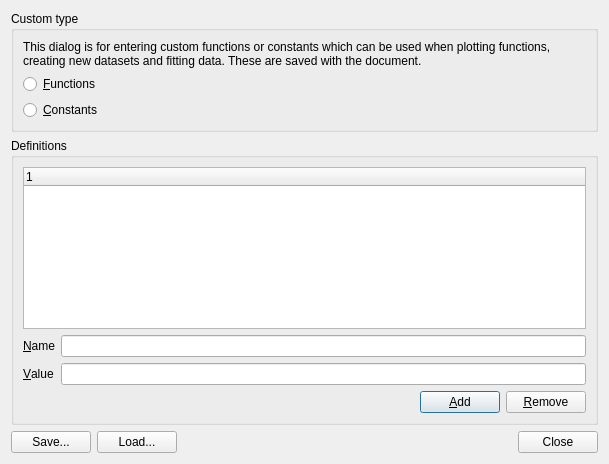
<?xml version="1.0" encoding="UTF-8"?>
<ui version="4.0">
 <class>CustomDialog</class>
 <widget class="QDialog" name="CustomDialog">
  <property name="geometry">
   <rect>
    <x>0</x>
    <y>0</y>
    <width>609</width>
    <height>464</height>
   </rect>
  </property>
  <property name="windowTitle">
   <string>Custom definitions</string>
  </property>
  <layout class="QVBoxLayout" name="verticalLayout_2">
   <item>
    <widget class="QGroupBox" name="groupBox_2">
     <property name="title">
      <string>Custom type</string>
     </property>
     <layout class="QVBoxLayout" name="verticalLayout">
      <item>
       <widget class="QLabel" name="label">
        <property name="text">
         <string>This dialog is for entering custom functions or constants which can be used when plotting functions, creating new datasets and fitting data. These are saved with the document.</string>
        </property>
        <property name="wordWrap">
         <bool>true</bool>
        </property>
       </widget>
      </item>
      <item>
       <widget class="QRadioButton" name="functionsRadio">
        <property name="toolTip">
         <string>Edit function definitions</string>
        </property>
        <property name="text">
         <string>&amp;Functions</string>
        </property>
       </widget>
      </item>
      <item>
       <widget class="QRadioButton" name="constantsRadio">
        <property name="toolTip">
         <string>Edit constant definitions</string>
        </property>
        <property name="text">
         <string>&amp;Constants</string>
        </property>
       </widget>
      </item>
     </layout>
    </widget>
   </item>
   <item>
    <widget class="QGroupBox" name="groupBox">
     <property name="title">
      <string>Definitions</string>
     </property>
     <layout class="QVBoxLayout" name="verticalLayout_3">
      <item>
       <widget class="QTreeWidget" name="definitionTree">
        <property name="rootIsDecorated">
         <bool>false</bool>
        </property>
        <column>
         <property name="text">
          <string notr="true">1</string>
         </property>
        </column>
       </widget>
      </item>
      <item>
       <layout class="QGridLayout" name="gridLayout">
        <item row="0" column="0">
         <widget class="QLabel" name="label_3">
          <property name="text">
           <string>&amp;Name</string>
          </property>
          <property name="buddy">
           <cstring>nameEdit</cstring>
          </property>
         </widget>
        </item>
        <item row="0" column="1">
         <widget class="QLineEdit" name="nameEdit">
          <property name="toolTip">
           <string>Enter a name for a constant or name and arguments for a function, e.g., func(x,y)</string>
          </property>
         </widget>
        </item>
        <item row="1" column="0">
         <widget class="QLabel" name="label_2">
          <property name="text">
           <string>&amp;Value</string>
          </property>
          <property name="buddy">
           <cstring>definitionEdit</cstring>
          </property>
         </widget>
        </item>
        <item row="1" column="1">
         <widget class="QLineEdit" name="definitionEdit">
          <property name="toolTip">
           <string>Enter a value for a constant or expression for a function</string>
          </property>
         </widget>
        </item>
       </layout>
      </item>
      <item>
       <layout class="QHBoxLayout" name="horizontalLayout">
        <item>
         <spacer name="horizontalSpacer">
          <property name="orientation">
           <enum>Qt::Horizontal</enum>
          </property>
          <property name="sizeHint" stdset="0">
           <size>
            <width>40</width>
            <height>20</height>
           </size>
          </property>
         </spacer>
        </item>
        <item>
         <widget class="QPushButton" name="addButton">
          <property name="text">
           <string>&amp;Add</string>
          </property>
         </widget>
        </item>
        <item>
         <widget class="QPushButton" name="removeButton">
          <property name="text">
           <string>&amp;Remove</string>
          </property>
         </widget>
        </item>
       </layout>
      </item>
     </layout>
    </widget>
   </item>
   <item>
    <layout class="QHBoxLayout" name="horizontalLayout_2">
     <item>
      <widget class="QPushButton" name="saveButton">
       <property name="toolTip">
        <string>Save definitions to a vsz script file</string>
       </property>
       <property name="text">
        <string>Save...</string>
       </property>
      </widget>
     </item>
     <item>
      <widget class="QPushButton" name="loadButton">
       <property name="toolTip">
        <string>Load definitions from a vsz script file</string>
       </property>
       <property name="text">
        <string>Load...</string>
       </property>
      </widget>
     </item>
     <item>
      <spacer name="horizontalSpacer_2">
       <property name="orientation">
        <enum>Qt::Horizontal</enum>
       </property>
       <property name="sizeHint" stdset="0">
        <size>
         <width>40</width>
         <height>20</height>
        </size>
       </property>
      </spacer>
     </item>
     <item>
      <widget class="QDialogButtonBox" name="buttonBox">
       <property name="orientation">
        <enum>Qt::Horizontal</enum>
       </property>
       <property name="standardButtons">
        <set>QDialogButtonBox::Close</set>
       </property>
      </widget>
     </item>
    </layout>
   </item>
  </layout>
 </widget>
 <resources/>
 <connections>
  <connection>
   <sender>buttonBox</sender>
   <signal>accepted()</signal>
   <receiver>CustomDialog</receiver>
   <slot>accept()</slot>
   <hints>
    <hint type="sourcelabel">
     <x>248</x>
     <y>254</y>
    </hint>
    <hint type="destinationlabel">
     <x>157</x>
     <y>274</y>
    </hint>
   </hints>
  </connection>
  <connection>
   <sender>buttonBox</sender>
   <signal>rejected()</signal>
   <receiver>CustomDialog</receiver>
   <slot>reject()</slot>
   <hints>
    <hint type="sourcelabel">
     <x>316</x>
     <y>260</y>
    </hint>
    <hint type="destinationlabel">
     <x>286</x>
     <y>274</y>
    </hint>
   </hints>
  </connection>
 </connections>
</ui>
